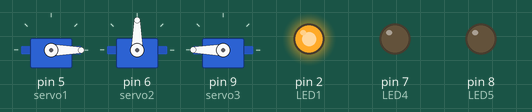
This sketch was run on a simulated Arduino Uno, built with avr-gcc and run on an emulated ATmega328P. On the bench: 3 × servo, output pins drawn as LEDs (lit = HIGH).

Above: at 0.05 s.
At 2.95 s:
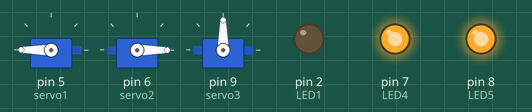
Timing chart, 0 to 6.9 s (numbered marks = the images above):
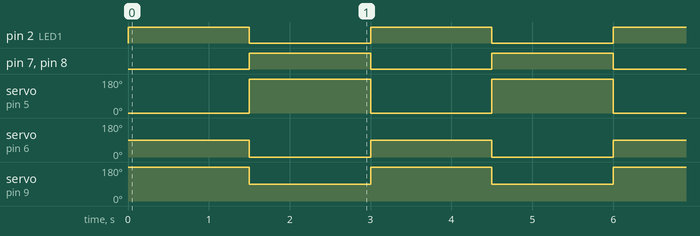

The sketch:

step2_servo_led_test.ino
```cpp
/*
step2_servo_led_test.ino

Purpose
- Verify servos still move correctly while LEDs blink.
- Confirms digital outputs work in your circuit without buttons/pots.

Hardware
- Arduino Uno
- 3x Servos
- 3x LEDs (or more), each with a resistor (220Ω–330Ω)

Wiring
Servos:
- Servo1 signal -> D5
- Servo2 signal -> D6
- Servo3 signal -> D9
- Servo VCC -> 5V, Servo GND -> GND (common ground)

LEDs (each LED must be in series with a resistor):
- D2 -> resistor -> LED (long leg) ; LED (short leg) -> GND
- D7 -> resistor -> LED (long leg) ; LED (short leg) -> GND
- D8 -> resistor -> LED (long leg) ; LED (short leg) -> GND

How to Run
- Upload this sketch.
- Watch servos move and LEDs switch patterns every ~1.5s.

Expected Behavior
- Position A:
  - Servo angles: (0, 90, 180)
  - LED1 (D2) ON
  - LED4 (D7) OFF
  - LED5 (D8) OFF
- Position B:
  - Servo angles: (180, 0, 90)
  - LED1 (D2) OFF
  - LED4 (D7) ON
  - LED5 (D8) ON

Notes
- If LED1 works but LED4/LED5 do not:
  - check that those LEDs are truly wired to D7 and D8
  - check LED polarity and resistor placement
*/

#include <Servo.h>

// Servo objects
Servo servo1;
Servo servo2;
Servo servo3;

// LED pins (chosen to avoid conflicts with buttons used later)
const int LED1 = 2;
const int LED4 = 7;
const int LED5 = 8;

void setup() {
  // Attach servos
  servo1.attach(5);
  servo2.attach(6);
  servo3.attach(9);

  // Configure LEDs as outputs
  pinMode(LED1, OUTPUT);
  pinMode(LED4, OUTPUT);
  pinMode(LED5, OUTPUT);
}

void loop() {
  // Position A: move servos + LED pattern A
  servo1.write(0);
  servo2.write(90);
  servo3.write(180);

  digitalWrite(LED1, HIGH);
  digitalWrite(LED4, LOW);
  digitalWrite(LED5, LOW);

  delay(1500);

  // Position B: move servos + LED pattern B
  servo1.write(180);
  servo2.write(0);
  servo3.write(90);

  digitalWrite(LED1, LOW);
  digitalWrite(LED4, HIGH);
  digitalWrite(LED5, HIGH);

  delay(1500);
}
```

Measured:
- by itself, pin 2 (LED1), pin 7 (LED4), pin 8 (LED5): alternates HIGH for 1.5 s and LOW for 1.5 s
- by itself, servo on pin 5 (servo1): alternates 180° for 1.5 s and 0° for 1.5 s
- by itself, servo on pin 6 (servo2): alternates 90° for 1.5 s and 0° for 1.5 s
- by itself, servo on pin 9 (servo3): alternates 180° for 1.5 s and 90° for 1.5 s
